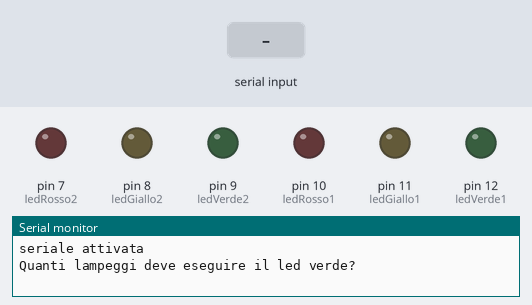
The sketch below on a simulated Arduino Uno, built with avr-gcc and run on an emulated ATmega328P. Parts: output pins drawn as LEDs (lit = HIGH), the last lines printed to the serial monitor. The test bench sets the inputs (shaded band).

Above: at 1.2 s.
1.3 s: "90,45,200\n" received over Serial
3.8 s: "30,150,10\n" received over Serial
6.3 s: "90,45\n" received over Serial
8.8 s: "30,150\n" received over Serial
At 10.3 s:
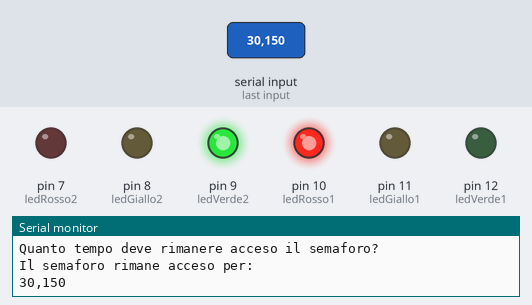
Timing chart, 0 to 11.8 s (numbered marks = the images above; inputs shaded):
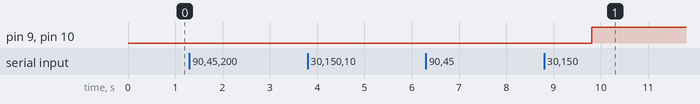

The sketch:

CardinDaniele_A_Semafori.ino
```cpp
 int ledRosso1 = 10;
 int ledRosso2 = 7;
 int ledGiallo1 = 11;
 int ledGiallo2 = 8;
 int ledVerde1 = 12;
 int ledVerde2 = 9;
 int tempoLampeggi;
 int numeroLampeggi;
 int tempoGiallo;
 int tempoAcceso;
 int tempoRossoVerde;
 String tempoGialloS;
 String numeroLampeggiS;
 String tempoLampeggiS;
 String tempoAccesoS;

void setup() {
  // put your setup code here, to run once:
  pinMode(ledVerde1,OUTPUT);
  pinMode(ledGiallo1,OUTPUT);
  pinMode(ledRosso1,OUTPUT);
  pinMode(ledVerde2,OUTPUT);
  pinMode(ledGiallo2,OUTPUT);
  pinMode(ledRosso2,OUTPUT);
  Serial.begin(9600);
  Serial.println("seriale attivata");
}
    void assegnazioneTempi(){
    Serial.println("Quanti lampeggi deve eseguire il led verde?");
    while(numeroLampeggiS == "") {
    numeroLampeggiS = Serial.readString();
    }
    Serial.println("Numero lampeggi: ");
    Serial.println(numeroLampeggiS);

    Serial.println("Per quanto tempo deve rimanere acceso il led verde durante il lampeggio?");
    while(tempoLampeggiS == "") {
    tempoLampeggiS = Serial.readString();
    }
    Serial.println("Tempo dei lampeggi: ");
    Serial.println(tempoLampeggiS);

    Serial.println("Qunato tempo deve rimanere il giallo?");
    while(tempoGialloS == "") {
    tempoGialloS = Serial.readString();
    }
    Serial.println("I led gialli stanno accesi: ");
    Serial.println(tempoGialloS);

    Serial.println("Quanto tempo deve rimanere acceso il semaforo?");
    while(tempoAccesoS == "") {
    tempoAccesoS = Serial.readString();
    }
    Serial.println("Il semaforo rimane acceso per: ");
    Serial.println(tempoAccesoS);

    numeroLampeggi = numeroLampeggiS.toInt();
    tempoLampeggi = tempoLampeggiS.toInt();
    tempoGiallo = tempoGialloS.toInt();
    tempoAcceso = tempoAccesoS.toInt();
    tempoRossoVerde = (tempoAcceso - tempoGiallo * 2 - tempoLampeggi * 2) / 2 / 3;

}

void fase1(int led1, int led2, int led3, int led4)
{
  digitalWrite(led1,HIGH);
  digitalWrite(led2,HIGH);
  delay(tempoRossoVerde);

  for (int i = 0; i < numeroLampeggi; i++)
  {
  digitalWrite(led2,LOW);
  delay(tempoLampeggi);
  digitalWrite(led2,HIGH);
  delay(tempoLampeggi);
  }
  digitalWrite(led3,HIGH);
  digitalWrite(led2,LOW);
  digitalWrite(led4,HIGH);
  delay(tempoGiallo);
  digitalWrite(led1,LOW);
  digitalWrite(led3,LOW);
  digitalWrite(led4,LOW);
}
void loop() {
  // put your main code here, to run repeatedly:
  assegnazioneTempi();
  fase1(ledRosso1, ledVerde2, ledGiallo1, ledGiallo2);
  fase1(ledRosso2, ledVerde1, ledGiallo2, ledGiallo1);
  numeroLampeggiS = "";
  tempoLampeggiS = "";
  tempoGialloS = "";
  tempoAccesoS = "";
}
```

Measured:
- after the input at 8.8 s, pin 9 (ledVerde2), pin 10 (ledRosso1): LOW → HIGH after 1.0 s
